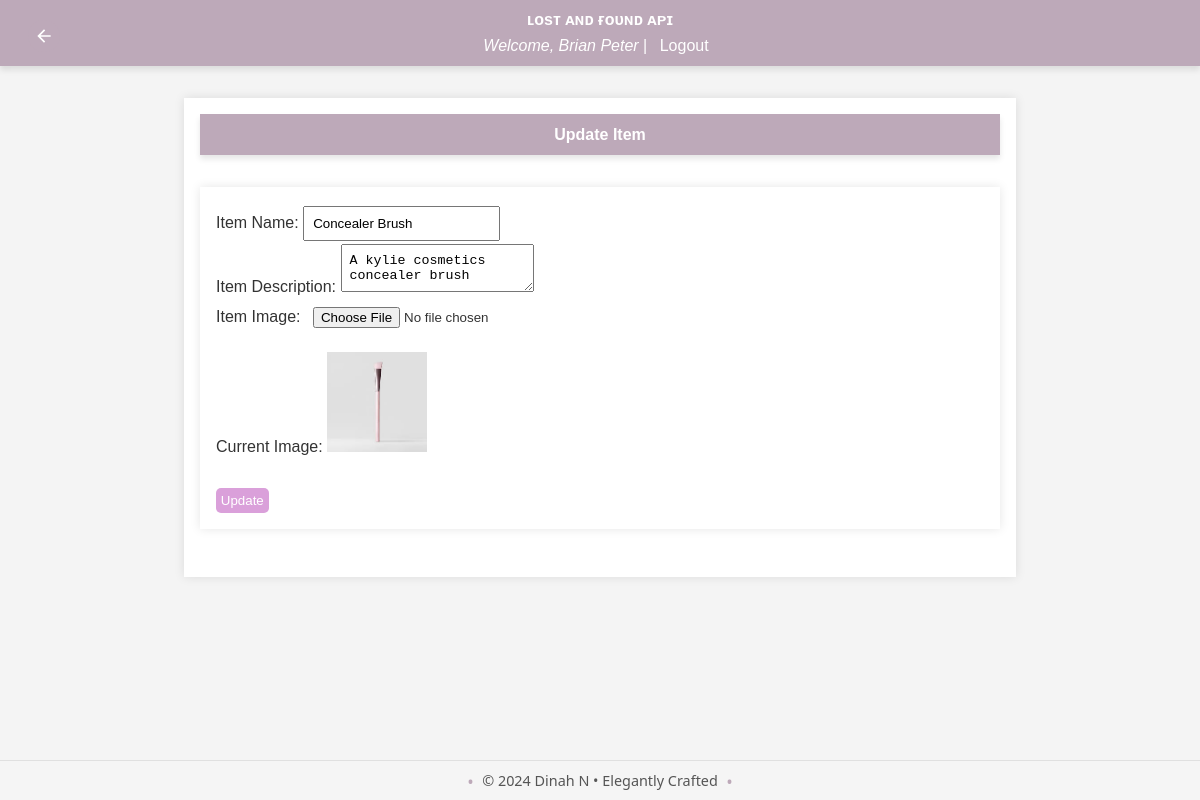
Page /admin/items/1 (signed in) on the committed database.
### app/models/user.py (models this page shows, shortened)
class User(db.Model, UserMixin):
    id = db.Column(db.Integer, primary_key=True)
    username = db.Column(db.String(150), unique=True, nullable=False)
    email = db.Column(db.String(150), unique=True, nullable=False)
    password_hash = db.Column(db.String(150), nullable=False)
    role = db.Column(db.String(50), nullable=False, default='user')
    lost_reports = db.relationship('LostReport', back_populates='user', lazy=True)
    found_reports = db.relationship('FoundReport', back_populates='user', lazy=True)
    claims = db.relationship('Claim', back_populates='claim_user', lazy=True)
    rewards_received = db.relationship('Reward', foreign_keys='Reward.receiver_id', back_populates='receiver', lazy=True)
    rewards_paid = db.relationship('Reward', foreign_keys='Reward.payer_id', back_populates='payer', lazy=True)
    reset_tokens = db.relationship('PasswordResetToken', back_populates='user', lazy=True)
    comments = db.relationship('Comment', back_populates='user')
    @property
    def password(self):
        raise AttributeError('password is not a readable attribute')

### app/models/item.py (models this page shows)
class Item(db.Model):
    id = db.Column(db.Integer, primary_key=True)
    name = db.Column(db.String(150), nullable=False, unique=True)
    description = db.Column(db.Text, nullable=True)
    image_url = db.Column(db.String(250), nullable=True)
    lost_reports = db.relationship('LostReport', back_populates='item', lazy=True)
    found_reports = db.relationship('FoundReport', back_populates='item', lazy=True)
    comments = db.relationship('Comment', back_populates='item')
    is_returned = db.Column(db.Boolean, default=False, nullable=False)
    is_claimed = db.Column(db.Boolean, default=False, nullable=False)
    is_recovered = db.Column(db.Boolean, default=False, nullable=False)

### app/routes/admin.py (the view, shortened to what this page needs)
@bp.route('/items/<int:item_id>', methods=['GET', 'POST'])
@login_required
@admin_required
def update_item(item_id):
    item = Item.query.get_or_404(item_id)
    return render_template('update_item.html', item=item)

### app/__init__.py (called while the page is built)
def create_app():
    app = Flask(__name__)
    load_dotenv()
    app.config['SECRET_KEY'] = os.environ.get('FLASK_SECRET_KEY', secrets.token_hex(16))
    app.config.from_object('config.Config')
    app.config.from_pyfile('config.py', silent=True)
    register_extensions(app)
    register_blueprints(app)
    configure_cors(app)
    @app.before_request
    def method_override():
        if request.method == 'POST':
            method = request.form.get('_method')
            if method:
                method = method.upper()
                if method in ['PUT', 'DELETE']:
                    request.environ['REQUEST_METHOD'] = method
    return app

def register_extensions(app):
    db.init_app(app)
    migrate.init_app(app, db)
    bcrypt.init_app(app)
    login_manager.init_app(app)
    mail.init_app(app)
    @login_manager.user_loader
    def load_user(user_id):
        return user.User.query.get(int(user_id))

### app/templates/update_item.html (shortened to what this page needs)
{% extends "base.html" %}
{% block content %}
<header>
    <a href="{{ url_for('admin.dashboard') }}" class="back-button" title="Back to Dashboard">
        <svg xmlns="http://www.w3.org/2000/svg" viewBox="0 0 24 24" fill="currentColor" width="24" height="24">
            <path d="M20 11H7.83l5.59-5.59L12 4l-8 8 8 8 1.41-1.41L7.83 13H20v-2z"/>
        </svg>
    </a>
    <h1>Update Item</h1>
</header>
<main>
    <form action="{{ url_for('admin.update_item', item_id=item.id) }}" method="post" enctype="multipart/form-data">
        <div>
            <label for="name">Item Name:</label>
            <input type="text" id="name" name="name" value="{{ item.name }}" required>
        </div>
        <div>
            <label for="description">Item Description:</label>
            <textarea id="description" name="description">{{ item.description }}</textarea>
        </div>
        <div>
            <label for="image">Item Image:</label>
            <input type="file" id="image" name="image">
            {% if item.image_url %}
                <p>Current Image: <img src="{{ url_for('static', filename='uploads/' ~ item.image_url) }}" alt="{{ item.name }}" width="100"></p>
            {% endif %}
        </div>
        <div>
            <button type="submit">Update</button>
        </div>
    </form>
</main>
{% endblock %}

### app/templates/base.html (shortened to what this page needs)
<!DOCTYPE html>
<html lang="en">
<head>
    <link rel="stylesheet" href="{{ url_for('static', filename='styles.css') }}">
</head>
<body>
    <header>
        <h1>ʟᴏsᴛ ᴀɴᴅ ғᴏᴜɴᴅ ᴀᴘɪ</h1>
        {% if current_user.is_authenticated %}
            <p><i>Welcome, {{ current_user.username }}</i> | <a href="{{ url_for('auth.logout') }}">Logout</a></p>
        {% else %}
            <p>
                <a href="{{ url_for('auth.login') }}">Login</a> |
                <a href="{{ url_for('auth.register') }}">Sign Up</a>
            </p>
        {% endif %}
    </header>
    <main>
        {% block content %}{% endblock %}
    </main>
    <footer>
        <p>&copy; 2024 Dinah N • Elegantly Crafted</p>
    </footer>
</body>
</html>

### app/static/styles.css (style rules this page uses)
body { font-family: 'Roboto', sans-serif; margin: 0; padding: 0; background-color: #f9f9f9; color: #333; }
.back-button { position: absolute; top: 20px; left: 20px; background-color: #bda9b9; color: white; width: 32px; height: 32px; border-radius: 50%; display: flex; justify-content: center; align-items: center; text-decoration: none; transition: background-color 0.3s ease; }
.back-button svg { width: 20px; height: 20px; }
header { background-color: #e7cbe1; color: #ecf0f1; padding: 20px 0; box-shadow: 0 4px 6px rgba(0, 0, 0, 0.1); }
header h1 { margin: 0; text-align: center; font-size: 1.0rem; }
main { padding: 40px; max-width: 1200px; margin: 0 auto; }
footer { background-color: #e7cbe1; color: #ecf0f1; text-align: center; padding: 20px 0; position: fixed; bottom: 0; width: 100%; }
button { border: none; border-radius: 5px; padding: 10px 20px; cursor: pointer; }

### app/templates/base.html (style rules this page uses)
body { font-family: Arial, sans-serif; background-color: #f4f4f4; margin: 0; padding: 0; }
header { background-color: #bda9b9; color: white; padding: 0.7rem; text-align: center; }
header p { margin: 0.5rem 0 0; }
header a { color: white; text-decoration: none; margin: 0 0.5rem; }
main { max-width: 800px; margin: 2rem auto; padding: 1rem; background-color: white; box-shadow: 0 0 10px rgba(0, 0, 0, 0.1); }
form { display: flex; flex-direction: column; }
form label { margin-top: 0.5rem; }
form input, form textarea, form select { padding: 0.5rem; margin-top: 0.2rem; }
form button { margin-top: 1rem; padding: 0.3rem; background-color: #daa0da; color: white; border: none; cursor: pointer; }
footer { background-color: whitesmoke; text-align: center; padding: 10px 0; font-family: 'Segoe UI', Tahoma, Geneva, Verdana, sans-serif; font-size: 0.9em; color: #555; border-top: 1px solid #e0e0e0; }
footer p { margin: 0; display: inline-block; position: relative; }
footer p::before, footer p::after { content: "•"; color: #bda9b9; font-size: 1.2em; position: absolute; top: 50%; transform: translateY(-50%); }
footer p::before { left: -15px; }
footer p::after { right: -15px; }

### rows in the picture
User: username "Brian Peter"
Item: name "Concealer Brush", description "A kylie cosmetics concealer brush", image_url (picture)
